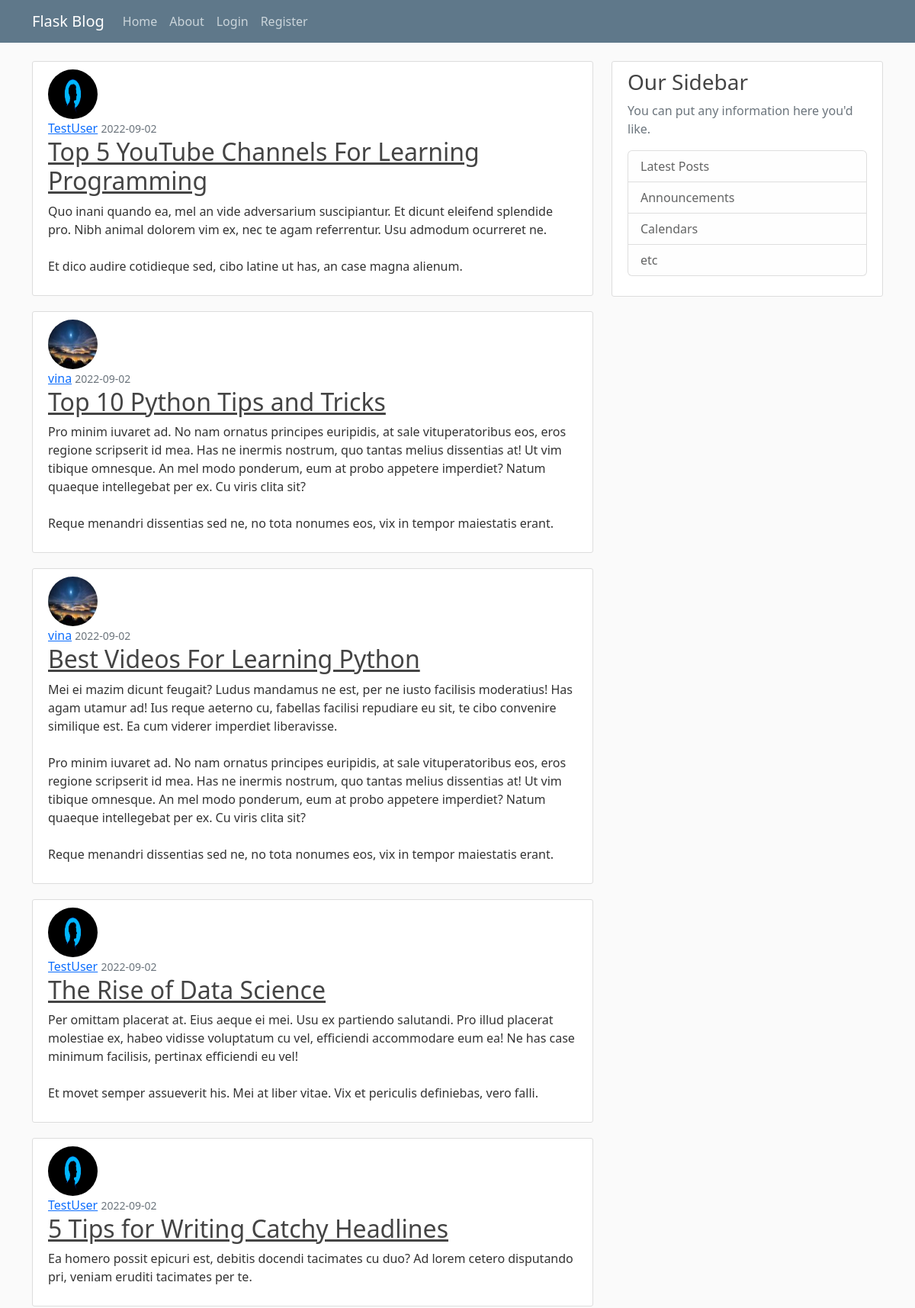
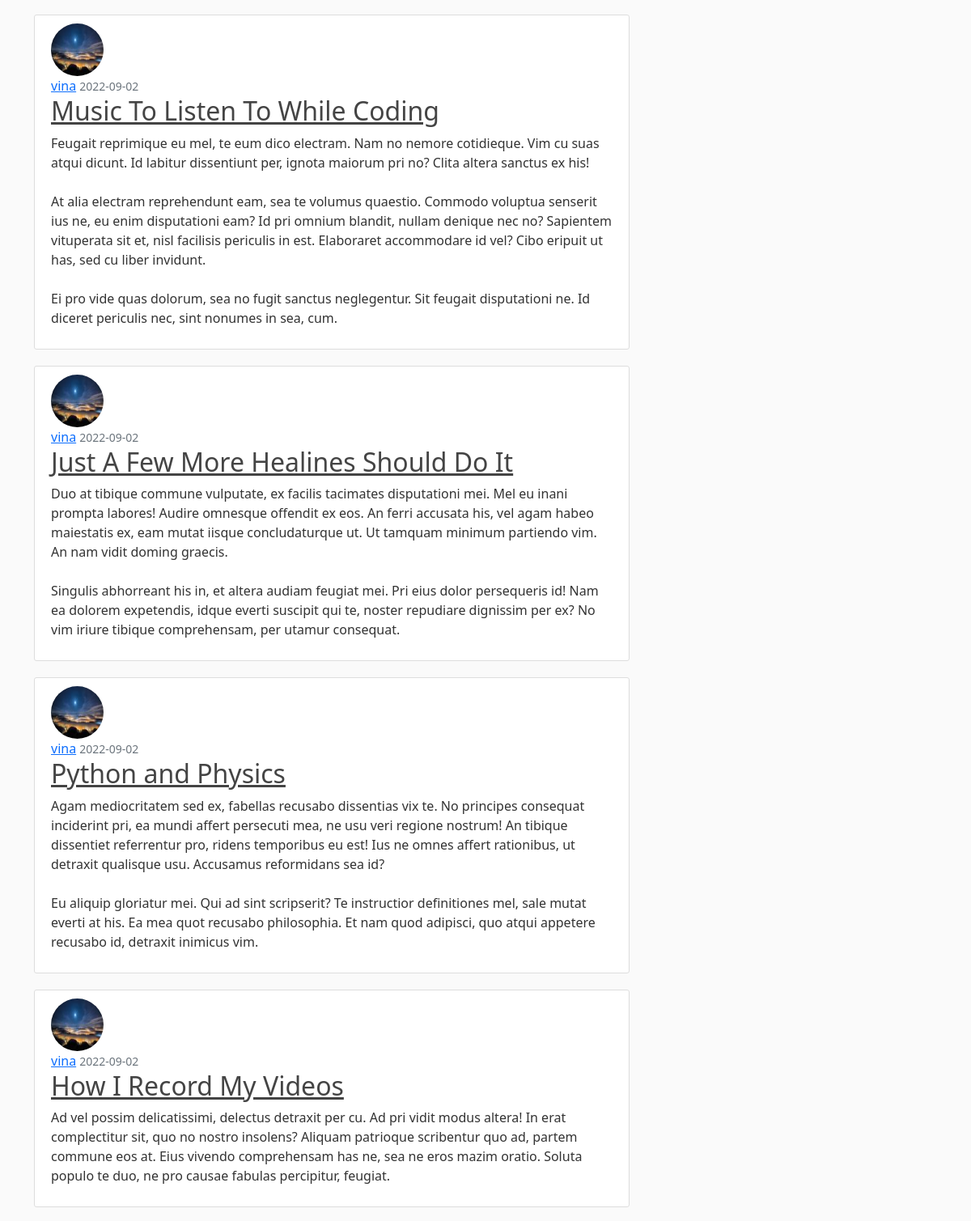
The page /home (upper part) on the database its author committed (2 pictures, top to bottom).
### flaskblog/models.py (models this page shows, shortened)
class Post(db.Model):
    id = db.Column(db.Integer, primary_key=True)
    title = db.Column(db.String(100), nullable=False)
    date_posted = db.Column(db.DateTime, nullable=False, default=datetime.utcnow)
    content = db.Column(db.Text, nullable=False)
    user_id = db.Column(db.Integer, db.ForeignKey('user.id'), nullable=False)

class User(db.Model, UserMixin):
    id = db.Column(db.Integer, primary_key=True)
    username = db.Column(db.String(20), unique=True, nullable=False)
    email = db.Column(db.String(120), unique=True, nullable=False)
    image_file = db.Column(db.String(20), nullable=False, default='default.jpg')
    password = db.Column(db.String(60), nullable=False)
    posts = db.relationship('Post', backref='author',lazy=True)

### flaskblog/main/routes.py (the view)
@main.route("/")
@main.route("/home")
def home():
    page=request.args.get('page',1, type=int)
    posts = Post.query.order_by(Post.date_posted.desc()).paginate(page=page, per_page=10)
    return render_template('home.html', posts=posts)

### flaskblog/templates/home.html (shortened to what this page needs)
{% extends "layout.html" %}
{% block content %}
    {% for post in posts.items %}
    <article class="media content-section">
      <img src="{{ url_for('static', filename='profile_pics/' + post.author.image_file) }}" class="rounded-circle article-img">
        <div class="media-body">
            <a class="mr-2" href="{{ url_for('users.user_posts', username=post.author.username) }}">{{ post.author.username }}</a>
            <small class="text-muted">{{ post.date_posted.strftime('%Y-%m-%d') }}</small>
          <h2><a class="article-title" href="{{ url_for('posts.post', post_id=post.id) }}">{{ post.title }}</a></h2>
          <p class="article-content">{{ post.content }}</p>
        </div>
    </article>
    {% endfor %}
{% endblock content %}

### flaskblog/templates/layout.html (shortened to what this page needs)
<!DOCTYPE html>
<html lang="en">
<head>
    <link href="https://cdn.jsdelivr.net/npm/bootstrap@5.2.0/dist/css/bootstrap.min.css" rel="stylesheet">
    <link rel="stylesheet" type = "text/css" href="{{ url_for('static', filename='main.css') }}" class="href" >
</head>
<body>
    <header class="site-header">
        <nav class="navbar navbar-expand-md navbar-dark bg-steel fixed-top">
          <div class="container">
            <a class="navbar-brand mr-4" href="/">Flask Blog</a>
            <div class="collapse navbar-collapse" id="navbarToggle">
              <div class="navbar-nav mr-auto">
                <a class="nav-item nav-link" href="{{ url_for('main.home') }}">Home</a>
                <a class="nav-item nav-link" href="{{ url_for('main.about') }}">About</a>
              </div>
              <div class="navbar-nav">
                {% if current_user.is_authenticated %}
                  <a class="nav-item nav-link" href="{{ url_for('posts.new_post') }}">New Post</a>
                  <a class="nav-item nav-link" href="{{ url_for('users.account') }}">Account</a>
                  <a class="nav-item nav-link" href="{{ url_for('users.logout') }}">Logout</a>
                {% else %}
                  <a class="nav-item nav-link" href="{{ url_for('users.login') }}">Login</a>
                  <a class="nav-item nav-link" href="{{ url_for('users.register') }}">Register</a>
                {% endif%}
              </div>
            </div>
          </div>
        </nav>
    </header>
    <main role="main" class="container">
        <div class="row">
            <div class="col-md-8">
              {% block content %}{% endblock %}
            </div>
            <div class="col-md-4">
                <div class="content-section">
                    <h3>Our Sidebar</h3>
                    <p class='text-muted'>You can put any information here you'd like.
                        <ul class="list-group">
                            <li class="list-group-item list-group-item-light">Latest Posts</li>
                            <li class="list-group-item list-group-item-light">Announcements</li>
                            <li class="list-group-item list-group-item-light">Calendars</li>
                            <li class="list-group-item list-group-item-light">etc</li>
                        </ul>
                    </p>
                </div>
            </div>
        </div>
    </main>
</body>
</html>

### flaskblog/static/main.css (style rules this page uses)
body { background: #fafafa; color: #333333; margin-top: 5rem; }
h1, h2, h3, h4, h5, h6 { color: #444444; }
.bg-steel { background-color: #5f788a; }
.site-header .navbar-nav .nav-link { color: #cbd5db; }
.content-section { background: #ffffff; padding: 10px 20px; border: 1px solid #dddddd; border-radius: 3px; margin-bottom: 20px; }
.article-title { color: #444444; }
.article-content { white-space: pre-line; }
.article-img { height: 65px; width: 65px; margin-right: 16px; }

### rows shown on the page
Post: image_file (placeholder picture), author.username "TestUser", date_posted "2022-09-02", title "Top 5 YouTube Channels For Learning Programming", content "Quo inani quando ea, mel an vide adversarium suscipiantur. Et dicunt eleifend splendide pro. Nibh animal dolorem vim ex, nec te agam referrentur. Usu admodum ocurreret ne. Et dico audire cotidieque sed, cibo latine ut has, an case magna alienum."
Post: image_file (picture), author.username "vina", date_posted "2022-09-02", title "Top 10 Python Tips and Tricks", content "Pro minim iuvaret ad. No nam ornatus principes euripidis, at sale vituperatoribus eos, eros regione scripserit id mea. Has ne inermis nostrum, quo tantas melius dissentias at! Ut vim tibique omnesque. An mel modo ponderum, eum at probo appetere imperdiet? Natum quaeque intellegebat per ex. Cu viris clita sit? Reque menandri dissentias sed ne, no tota nonumes eos, vix in tempor maiestatis erant."
Post: image_file (picture), author.username "vina", date_posted "2022-09-02", title "Best Videos For Learning Python", content "Mei ei mazim dicunt feugait? Ludus mandamus ne est, per ne iusto facilisis moderatius! Has agam utamur ad! Ius reque aeterno cu, fabellas facilisi repudiare eu sit, te cibo convenire similique est. Ea cum viderer imperdiet liberavisse. Pro minim iuvaret ad. No nam ornatus principes euripidis, at sale vituperatoribus eos, eros regione scripserit id mea. Has ne inermis nostrum, quo tantas melius dissentias at! Ut vim tibique omnesque. An mel modo ponderum, eum at probo appetere imperdiet? Natum quaeque intellegebat per ex. Cu viris clita sit? Reque menandri dissentias sed ne, no tota nonumes eos, vix in tempor maiestatis erant."
Post: image_file (placeholder picture), author.username "TestUser", date_posted "2022-09-02", title "The Rise of Data Science", content "Per omittam placerat at. Eius aeque ei mei. Usu ex partiendo salutandi. Pro illud placerat molestiae ex, habeo vidisse voluptatum cu vel, efficiendi accommodare eum ea! Ne has case minimum facilisis, pertinax efficiendi eu vel! Et movet semper assueverit his. Mei at liber vitae. Vix et periculis definiebas, vero falli."
Post: image_file (placeholder picture), author.username "TestUser", date_posted "2022-09-02", title "5 Tips for Writing Catchy Headlines", content "Ea homero possit epicuri est, debitis docendi tacimates cu duo? Ad lorem cetero disputando pri, veniam eruditi tacimates per te."
Post: image_file (picture), author.username "vina", date_posted "2022-09-02", title "Music To Listen To While Coding", content "Feugait reprimique eu mel, te eum dico electram. Nam no nemore cotidieque. Vim cu suas atqui dicunt. Id labitur dissentiunt per, ignota maiorum pri no? Clita altera sanctus ex his! At alia electram reprehendunt eam, sea te volumus quaestio. Commodo voluptua senserit ius ne, eu enim disputationi eam? Id pri omnium blandit, nullam denique nec no? Sapientem vituperata sit et, nisl facilisis periculis in est. Elaboraret accommodare id vel? Cibo eripuit ut has, sed cu liber invidunt. Ei pro vide quas dolorum, sea no fugit sanctus neglegentur. Sit feugait disputationi ne. Id diceret periculis nec, sint nonumes in sea, cum."
Post: image_file (picture), author.username "vina", date_posted "2022-09-02", title "Just A Few More Healines Should Do It", content "Duo at tibique commune vulputate, ex facilis tacimates disputationi mei. Mel eu inani prompta labores! Audire omnesque offendit ex eos. An ferri accusata his, vel agam habeo maiestatis ex, eam mutat iisque concludaturque ut. Ut tamquam minimum partiendo vim. An nam vidit doming graecis. Singulis abhorreant his in, et altera audiam feugiat mei. Pri eius dolor persequeris id! Nam ea dolorem expetendis, idque everti suscipit qui te, noster repudiare dignissim per ex? No vim iriure tibique comprehensam, per utamur consequat."
Post: image_file (picture), author.username "vina", date_posted "2022-09-02", title "Python and Physics", content "Agam mediocritatem sed ex, fabellas recusabo dissentias vix te. No principes consequat inciderint pri, ea mundi affert persecuti mea, ne usu veri regione nostrum! An tibique dissentiet referrentur pro, ridens temporibus eu est! Ius ne omnes affert rationibus, ut detraxit qualisque usu. Accusamus reformidans sea id? Eu aliquip gloriatur mei. Qui ad sint scripserit? Te instructior definitiones mel, sale mutat everti at his. Ea mea quot recusabo philosophia. Et nam quod adipisci, quo atqui appetere recusabo id, detraxit inimicus vim."
Post: image_file (picture), author.username "vina", date_posted "2022-09-02", title "How I Record My Videos", content "Ad vel possim delicatissimi, delectus detraxit per cu. Ad pri vidit modus altera! In erat complectitur sit, quo no nostro insolens? Aliquam patrioque scribentur quo ad, partem commune eos at. Eius vivendo comprehensam has ne, sea ne eros mazim oratio. Soluta populo te duo, ne pro causae fabulas percipitur, feugiat."
